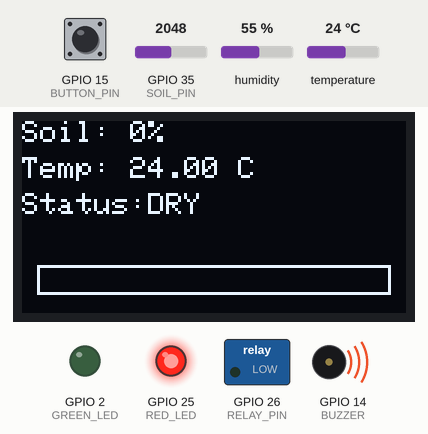
The sketch below on a simulated ESP32. Parts: 128×64 one-colour display, switched loads named in the sketch (green lamp = pin HIGH), output pins drawn as LEDs (lit = HIGH), buzzer (waves = sounding, pin HIGH). The test bench sets the inputs (shaded band); at power-on: GPIO 35 (SOIL_PIN) = 2048, GPIO 15 (BUTTON_PIN) HIGH, humidity 55 %, temperature 24 °C. What the sketch prints to the serial monitor is not drawn.

Above: at 5.6 s.
5.7 s: GPIO 35 (SOIL_PIN) set to 1324
At 11.0 s:
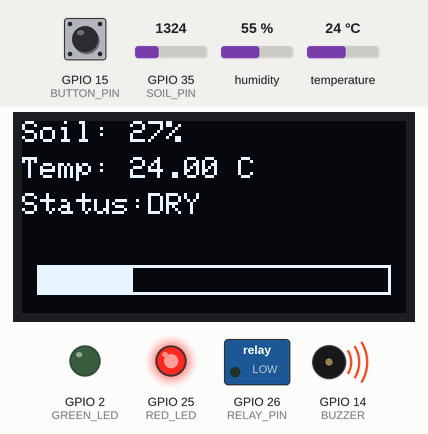
11.5 s: GPIO 35 (SOIL_PIN) set to 1209
At 16.0 s:
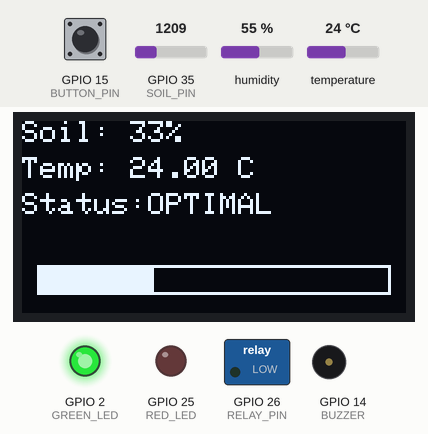
16.5 s: GPIO 35 (SOIL_PIN) set to 1125
At 21.0 s:
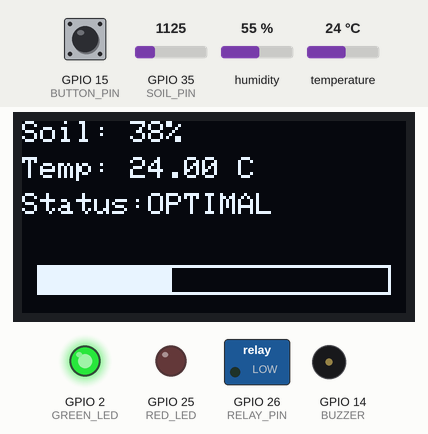
21.5 s: GPIO 35 (SOIL_PIN) set to 1026
At 26.0 s:
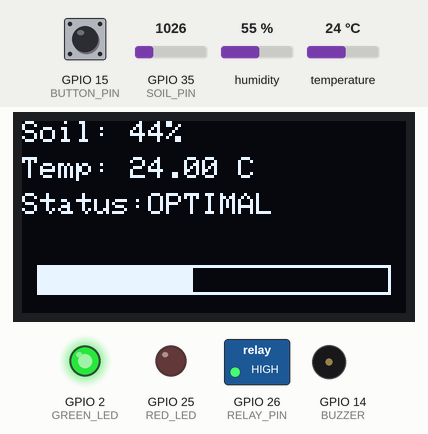
26.5 s: GPIO 35 (SOIL_PIN) set to 581
At 31.0 s:
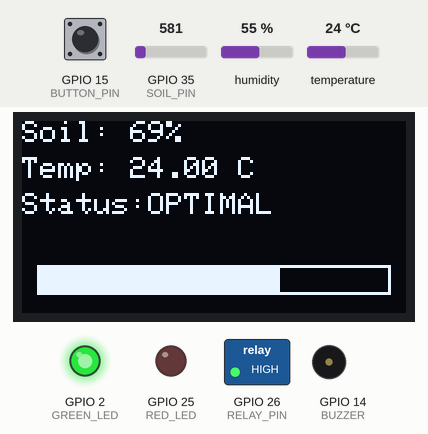
31.5 s: GPIO 35 (SOIL_PIN) set to 525
At 36.0 s:
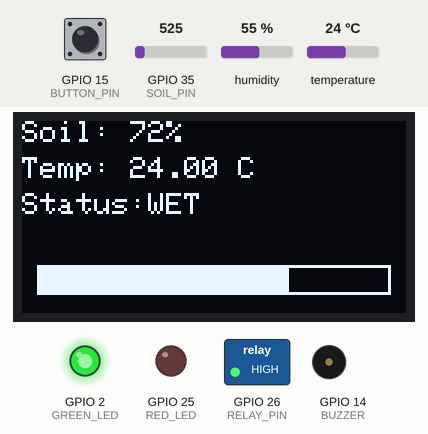
Timing chart, 0 to 37.5 s (numbered marks = the images above; inputs shaded):
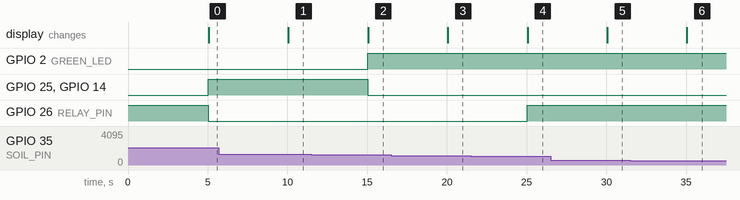

Measured:
- the behaviour switches between 1276 and 1275 on GPIO 35 (SOIL_PIN) (found by bisection; images 1 and 2)
- the behaviour switches between 1083 and 1082 on GPIO 35 (SOIL_PIN) (found by bisection; images 3 and 4)
- the behaviour switches between 558 and 557 on GPIO 35 (SOIL_PIN) (found by bisection; images 5 and 6)
- after the input at 5.7 s, the display: changes after 4.4 s (image 1)
- after the input at 11.5 s, GPIO 2 (GREEN_LED): LOW → HIGH after 3.5 s; GPIO 25 (RED_LED), GPIO 14 (BUZZER): HIGH → LOW after 3.5 s; the display: changes after 3.6 s (image 2)
- after the input at 16.5 s, the display: changes after 3.6 s (image 3)
- after the input at 21.5 s, GPIO 26 (RELAY_PIN): LOW → HIGH after 3.5 s; the display: changes after 3.6 s (image 4)
- after the input at 26.5 s, the display: changes after 3.6 s (image 5)
- after the input at 31.5 s, the display: changes after 3.6 s (image 6)

The sketch:

smart-plant-watering-system.ino
```cpp
#include <Wire.h>
#include <Adafruit_GFX.h>
#include <Adafruit_SSD1306.h>
#include <DHT.h>

// ---------------- OLED ----------------
#define SCREEN_WIDTH 128
#define SCREEN_HEIGHT 64
Adafruit_SSD1306 display(SCREEN_WIDTH, SCREEN_HEIGHT, &Wire, -1);

// ---------------- Pins ----------------
#define SOIL_PIN     35
#define DHT_PIN      4
#define DHT_TYPE     DHT11

#define RELAY_PIN    26
#define RED_LED      25
#define GREEN_LED    2
#define BUZZER       14
#define BUTTON_PIN   15

DHT dht(DHT_PIN, DHT_TYPE);

// -------- Calibration Values --------
// Change these after testing your sensor
const int DRY_VALUE = 1800;
const int WET_VALUE = 50;

// ---------- Pump Logic ----------
bool pumpOn = false;
bool manualMode = false;

unsigned long lastRead = 0;
unsigned long manualStart = 0;

const unsigned long interval = 5000;     // Demo: 5 sec
const unsigned long manualTime = 5000;   // Manual watering 5 sec

void setup() {

  Serial.begin(115200);

  pinMode(RELAY_PIN, OUTPUT);
  pinMode(RED_LED, OUTPUT);
  pinMode(GREEN_LED, OUTPUT);
  pinMode(BUZZER, OUTPUT);

  pinMode(BUTTON_PIN, INPUT_PULLUP);

  digitalWrite(RELAY_PIN, HIGH);    // Relay OFF (Active LOW)
  digitalWrite(RED_LED, LOW);
  digitalWrite(GREEN_LED, LOW);
  digitalWrite(BUZZER, LOW);

  dht.begin();

  Wire.begin(21,22);

  if(!display.begin(SSD1306_SWITCHCAPVCC,0x3C)){
    Serial.println("OLED Failed");
    while(1);
  }

  display.clearDisplay();
  display.setTextColor(SSD1306_WHITE);
  display.setTextSize(2);
  display.setCursor(15,20);
  display.println("P4 Smart Watering System");
  display.display();
  delay(2000);
}

void loop() {

  if(digitalRead(BUTTON_PIN)==LOW && !manualMode){

    manualMode=true;
    manualStart=millis();

    digitalWrite(RELAY_PIN,LOW);

    Serial.println("Manual Watering");

  }

  if(manualMode){

    if(millis()-manualStart>=manualTime){

      manualMode=false;
      digitalWrite(RELAY_PIN,HIGH);

    }

  }

  if(millis()-lastRead>=interval){

    lastRead=millis();

    int rawMoisture=analogRead(SOIL_PIN);

    int moisturePercent=map(rawMoisture,
                            DRY_VALUE,
                            WET_VALUE,
                            0,
                            100);

    moisturePercent=constrain(moisturePercent,0,100);

    float temp=dht.readTemperature();

    String status="OPTIMAL";

    if(!manualMode){

      if(!pumpOn && moisturePercent<30){

        pumpOn=true;

      }

      if(pumpOn && moisturePercent>40){

        pumpOn=false;

      }

      digitalWrite(RELAY_PIN,pumpOn?LOW:HIGH);

    }

    if(moisturePercent<30){

      status="DRY";

      digitalWrite(RED_LED,HIGH);
      digitalWrite(GREEN_LED,LOW);
      digitalWrite(BUZZER,HIGH);

    }

    else if(moisturePercent<=70){

      status="OPTIMAL";

      digitalWrite(RED_LED,LOW);
      digitalWrite(GREEN_LED,HIGH);
      digitalWrite(BUZZER,LOW);

    }

    else{

      status="WET";

      digitalWrite(RED_LED,LOW);
      digitalWrite(GREEN_LED,HIGH);
      digitalWrite(BUZZER,LOW);

    }

    Serial.println("----------------------");
    Serial.print("Raw Soil : ");
    Serial.println(rawMoisture);

    Serial.print("Moisture : ");
    Serial.print(moisturePercent);
    Serial.println("%");

    Serial.print("Temp : ");
    Serial.print(temp);
    Serial.println(" C");

    Serial.print("Status : ");
    Serial.println(status);

    display.clearDisplay();

    display.setTextSize(1);

    display.setCursor(0,0);
    display.print("Soil: ");
    display.print(moisturePercent);
    display.println("%");

    display.setCursor(0,12);
    display.print("Temp: ");
    display.print(temp);
    display.println(" C");

    display.setCursor(0,24);
    display.print("Status:");
    display.println(status);

    display.drawRect(5,48,118,10,WHITE);

    int bar=map(moisturePercent,0,100,0,116);

    display.fillRect(6,49,bar,8,WHITE);

    display.display();

  }

}
```
